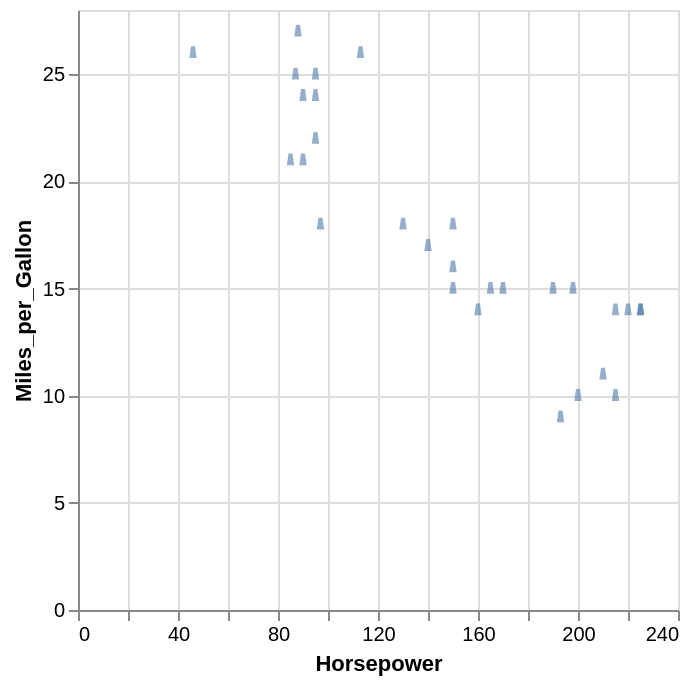

The specification (Vega-Lite) saved for this image:
### Vega-Lite specification from a JSON file in a GitHub repository (floating-point values rounded to 4 significant figures; data arrays with more than 128 entries replaced by an {"elided": "..."} marker saying what was removed)
{"$schema": "https://vega.github.io/schema/vega-lite/v5.json", "data": {"values": {"elided": "406 records"}}, "description": "wedge-unfilled", "encoding": {"opacity": {"value": 0.6}, "x": {"field": "Horsepower", "type": "quantitative"}, "y": {"field": "Miles_per_Gallon", "type": "quantitative"}}, "mark": {"filled": false, "shape": "wedge", "type": "point"}, "transform": [{"as": "YearOfManufacture", "calculate": "year(datum.Year)"}, {"filter": "datum.YearOfManufacture == 1970"}]}
